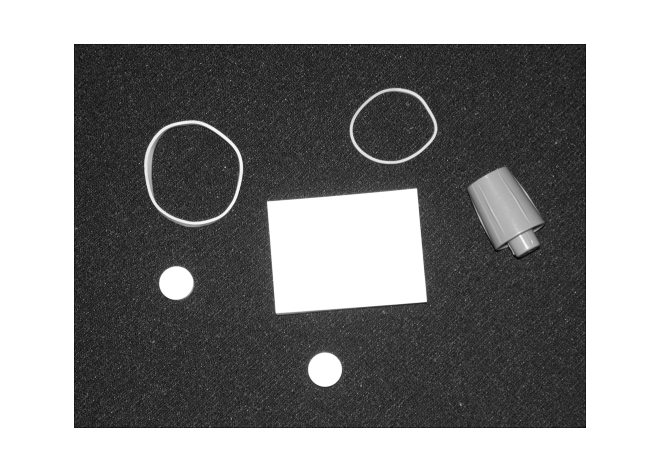
#> input picture 1.png, 661 x 471 px, given in place of train.png, which was not available
$ python problem3_2_noref.py
#> lines starting #> are read from the running program, lines starting #| are printed output that depends on the picture; after the words box and inside, x2 and y2 are one past the last pixel; in counts of white or black regions, pixels touching at a corner belong together; pictures that were not available may be replaced by others from this repository, and a replacement may not be noted
# problem3_2.py
import numpy as np
import matplotlib.pyplot as plt
from PIL import Image

def load_image(path):
    """
    Load and convert image to grayscale numpy array.
    """
    return np.array(Image.open(path).convert('L'))

def myHoughCircleTrain(imBW, c, ptlist):
    """
    Train the Hough transform for circle detection.

    Args:
    imBW: Binary input image containing a single circular object
    c: Reference point (center of the circle)
    ptlist: Ordered list of boundary points

    Returns:
    yourcellvar: Cell array containing necessary data for circle detection
    """
    # Calculate radius
    radii = [np.sqrt((x - c[0])**2 + (y - c[1])**2) for x, y in ptlist]
    radius = np.mean(radii)

    # Create a template for circle detection
    theta = np.linspace(0, 2*np.pi, 100)
    x_template = radius * np.cos(theta)
    y_template = radius * np.sin(theta)

    # Store the template and radius in a cell array
    yourcellvar = {
        'radius': radius,
        'x_template': x_template,
        'y_template': y_template
    }

    return yourcellvar

def myHoughCircleTest(imBWnew, yourcellvar):
    """
    Test the Hough transform for circle detection on a new image.

    Args:
    imBWnew: New binary input image to detect circles in
    yourcellvar: Cell array containing data from training

    Returns:
    centers: List of detected circle centers (top 2)
    """
    radius = yourcellvar['radius']
    x_template = yourcellvar['x_template']
    y_template = yourcellvar['y_template']

    height, width = imBWnew.shape
    accumulator = np.zeros((height, width))

    # Perform Hough transform
    edge_points = np.argwhere(imBWnew > 0)
    for y, x in edge_points:
        for dx, dy in zip(x_template, y_template):
            a = int(x - dx)
            b = int(y - dy)
            if 0 <= a < width and 0 <= b < height:
                accumulator[b, a] += 1

    # Find the top 2 peaks in the accumulator
    centers = []
    for _ in range(2):
        idx = np.unravel_index(np.argmax(accumulator), accumulator.shape)
        centers.append((idx[1], idx[0]))  # (x, y) format
        # Suppress this maximum and its neighborhood
        y, x = idx
        y_min, y_max = max(0, y - 10), min(height, y + 11)
        x_min, x_max = max(0, x - 10), min(width, x + 11)
        accumulator[y_min:y_max, x_min:x_max] = 0

    return centers

def plot_results(image, centers, radius):
    """
    Plot the original image with detected circles.
    """
    plt.figure(figsize=(10, 5))

    plt.subplot(121)
    plt.imshow(image, cmap='gray')
    plt.title('Original Image')
    plt.axis('off')

    plt.subplot(122)
    plt.imshow(image, cmap='gray')
    plt.title('Detected Circles')
    plt.axis('off')

    for center in centers:
        circle = plt.Circle(center, radius, fill=False, color='r')
        plt.gca().add_artist(circle)

    plt.tight_layout()
    plt.show()

def main():
    print("Running Hough circle detection...")

    try:
        # Training phase
        print("Training phase...")
        train_image_path = './train.png'
        train_image = load_image(train_image_path)
#> in load_image, returned value is the input picture: shape (471, 661); min 6, max 255, mean 140.8
        train_binary = (train_image > 128).astype(np.uint8)
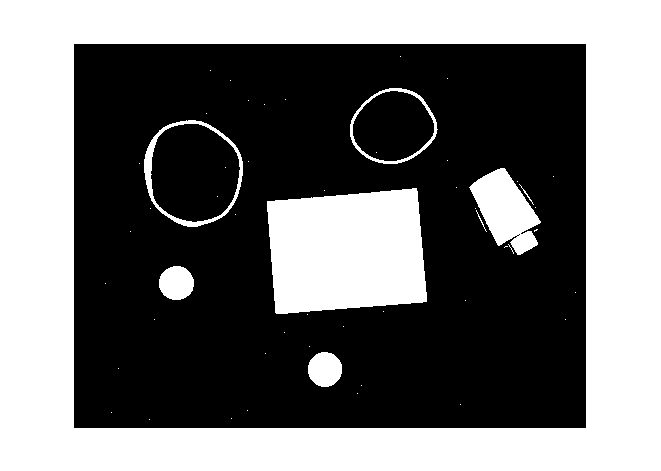
#> train_binary: shape (471, 661); values 0 (black) and 1 (white), 44.8% white; 54 white regions (45 under 20 px), largest, box (x1, y1, x2, y2) and area: (0, 0, 661, 471) 114723, (267, 188, 427, 314) 17253, (469, 168, 541, 255) 3434

        # Example center and boundary points (replace with actual values)
        center = (100, 100)
        boundary_points = [(110, 100), (100, 110), (90, 100), (100, 90)]

        trained_data = myHoughCircleTrain(train_binary, center, boundary_points)
#> trained_data = 3 items
        print("Training complete!")

        # Testing phase
        print("\nTesting phase...")
        test_image_path = './test.png'
        test_image = load_image(test_image_path)
#> call 2 of load_image, with path = './test.png'
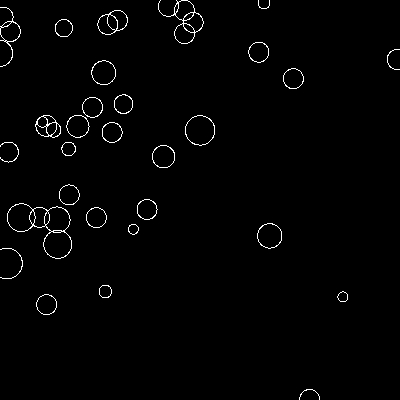
#> input picture test.png, 400 x 400 px
#> in load_image, returned value is the input picture: shape (400, 400); 1.4% white in thin lines or dots
        test_binary = (test_image > 128).astype(np.uint8)
#> test_binary: shape (400, 400); values 0 (black) and 1 (white), 1.4% white in thin lines or dots

        detected_centers = myHoughCircleTest(test_binary, trained_data)
#> in myHoughCircleTest, `radius = yourcellvar['radius']`: radius = 10
#> in myHoughCircleTest, `x_template = yourcellvar['x_template']`: x_template = 100 values, max 10 at index 0, min -9.99 at index 49, mean 0.1
#> in myHoughCircleTest, `y_template = yourcellvar['y_template']`: y_template = 100 values, max 10 at index 25, min -10 at index 74, mean -1.19e-16
#> in myHoughCircleTest, `edge_points = np.argwhere(imBWnew > 0)`: edge_points = 2271 pairs, first value 0 to 399, second value 0 to 399
#> the loop in myHoughCircleTest, `for y, x in edge_points:` made 2271 passes
#> (y, x) on passes 1 to 3: (0, 160), (0, 176), (0, 181)
#> after the loop in myHoughCircleTest, `for y, x in edge_points:`:
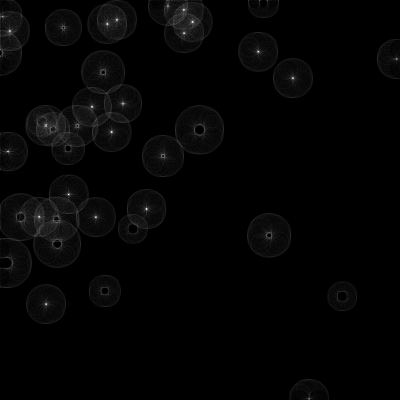
#> accumulator: shape (400, 400) float64; min 0, max 82, mean 1.4; drawn with min black and max white
#> the loop in myHoughCircleTest, `for _ in range(2):` made 2 passes
#> (y, x, y_min, y_max, x_min, x_max) on passes 1 to 2: (51, 258, 41, 62, 248, 269), (194, 68, 184, 205, 58, 79)
#> after the loop in myHoughCircleTest, `for _ in range(2):`: accumulator: shape (400, 400) float64; 0.55% of pixels changed, all inside (x1, y1, x2, y2) = (58, 41, 269, 205)
#> after the loop in myHoughCircleTest, `for _ in range(2):`: centers = [(258, 51), (68, 194)]
#> detected_centers = [(258, 51), (68, 194)]

        # Plot results
        plot_results(test_image, detected_centers, trained_data['radius'])
#> the loop in plot_results, `for center in centers:` made 2 passes
#> in plot_results, `plt.show()`:
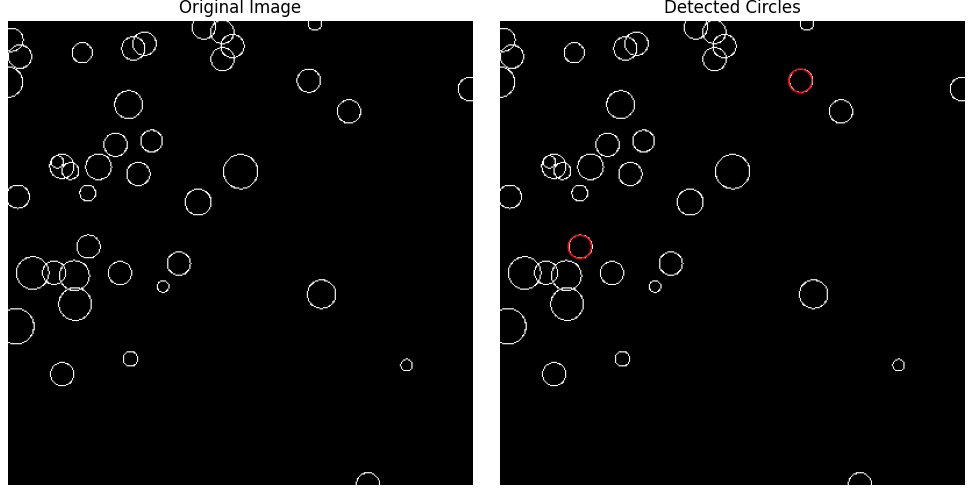
#> figure drawn by matplotlib, 2 panels

        # Print results
        print("\nDetected circle centers:")
        for i, center in enumerate(detected_centers, 1):
            print(f"Circle {i}: center at {center}")
#> this loop made 2 passes
#> (i, center) on passes 1 to 2: (1, (258, 51)), (2, (68, 194))
#| Circle 1: center at (258, 51)
#| Circle 2: center at (68, 194)

    except FileNotFoundError as e:
        print(f"Error: Could not find image file - {e}")
    except Exception as e:
        print(f"An error occurred: {e}")

if __name__ == "__main__":
    main()
